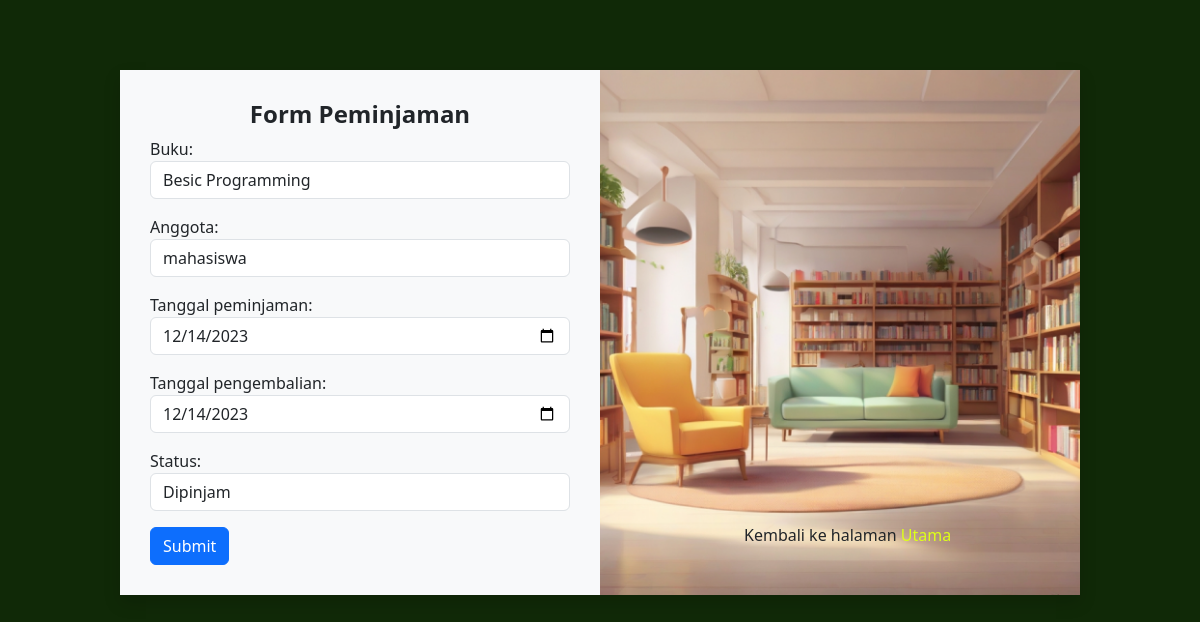
The page /peminjaman/update/1/ (signed in) on the database its author committed.
### app_perpus/models.py (models this page shows, shortened)
class Peminjaman(models.Model):
    buku = models.ForeignKey(Buku, on_delete=models.CASCADE)
    anggota = models.ForeignKey(Anggota, on_delete=models.CASCADE)
    tanggal_peminjaman = models.DateField()
    tanggal_pengembalian = models.DateField()
    STATUS_CHOICES = [
        ('pinjam', 'Dipinjam'),
        ('kembali', 'Dikembalikan'),
    ]
    status = models.CharField(max_length=20, choices=STATUS_CHOICES)
    created_at = models.DateTimeField(auto_now_add=True)
    updated_at = models.DateTimeField(auto_now=True)

### app_perpus/views.py (the view)
# urls.py: path('peminjaman/update/<int:peminjaman_id>/', views.update_peminjaman, name='update_peminjaman'),
@login_required
def update_peminjaman(request, peminjaman_id):
    peminjaman = get_object_or_404(Peminjaman, pk=peminjaman_id)
    if request.method == 'POST':
        form = PeminjamanForm(request.POST, instance=peminjaman)
        if form.is_valid():
            form.save()
            return redirect('list_peminjaman')
    else:
        form = PeminjamanForm(instance=peminjaman)
    return render(request, 'peminjaman_add.html', {'form': form, 'peminjaman': peminjaman})

### app_perpus/forms.py
class PeminjamanForm(forms.ModelForm):
    class Meta:
        model = Peminjaman
        fields = "__all__"
        widgets = {
            'buku': forms.Select(attrs={'class': 'form-control'}),
            'anggota': forms.Select(attrs={'class': 'form-control'}),
            'tanggal_peminjaman': forms.TextInput(attrs={'class': 'form-control','type':'date'}),
            'tanggal_pengembalian': forms.TextInput(attrs={'class': 'form-control','type':'date'}),
            'status': forms.Select(attrs={'class': 'form-control'}),
        }

### app_perpus/models.py (called while the page is built)
    def __str__(self):
        return self.judul

    def __str__(self):
        return self.user.username

### templates/peminjaman_add.html (shortened to what this page needs)
{% load static %}
<!doctype html>
<html lang="en">
  <head>
    <link href="https://cdn.jsdelivr.net/npm/bootstrap@5.3.2/dist/css/bootstrap.min.css" rel="stylesheet">
  </head>
  <body style="background-color:  #102907;">
    <div class="container shadow bg-body-tertiary" style=" width: 80%; margin: 70px auto;">
        <div class="row" >
            <div class="col-6" style="padding:30px;">
                <h4 class="text-center fw-bold">Form Peminjaman</h4>
                <form id="anggotaForm" method="post" enctype="multipart/form-data">
                    {{ form.as_p }}
                    <button type="submit" class="btn btn-primary">Submit</button>
                </form>
            </div>
            <div class="col-6" style="padding: 0; position: relative;">
                <h6 style="position: absolute; bottom: 0; right: 20px; left: 30%; margin-bottom: 50px;">Kembali ke halaman <a href="{% url 'list_anggota' %}" style="text-decoration: none; color: rgb(221, 255, 25);">Utama</a></h6>
              <img src="{% static 'img/bg2.png' %}" style="width: 100%; height: 100%; object-fit: cover;">
            </div>
          </div>
    </div>
  </body>
</html>

### rows shown on the page
Peminjaman: buku "Besic Programming", anggota "mahasiswa", tanggal_peminjaman "12/14/2023", tanggal_pengembalian "12/14/2023", status "Dipinjam"
